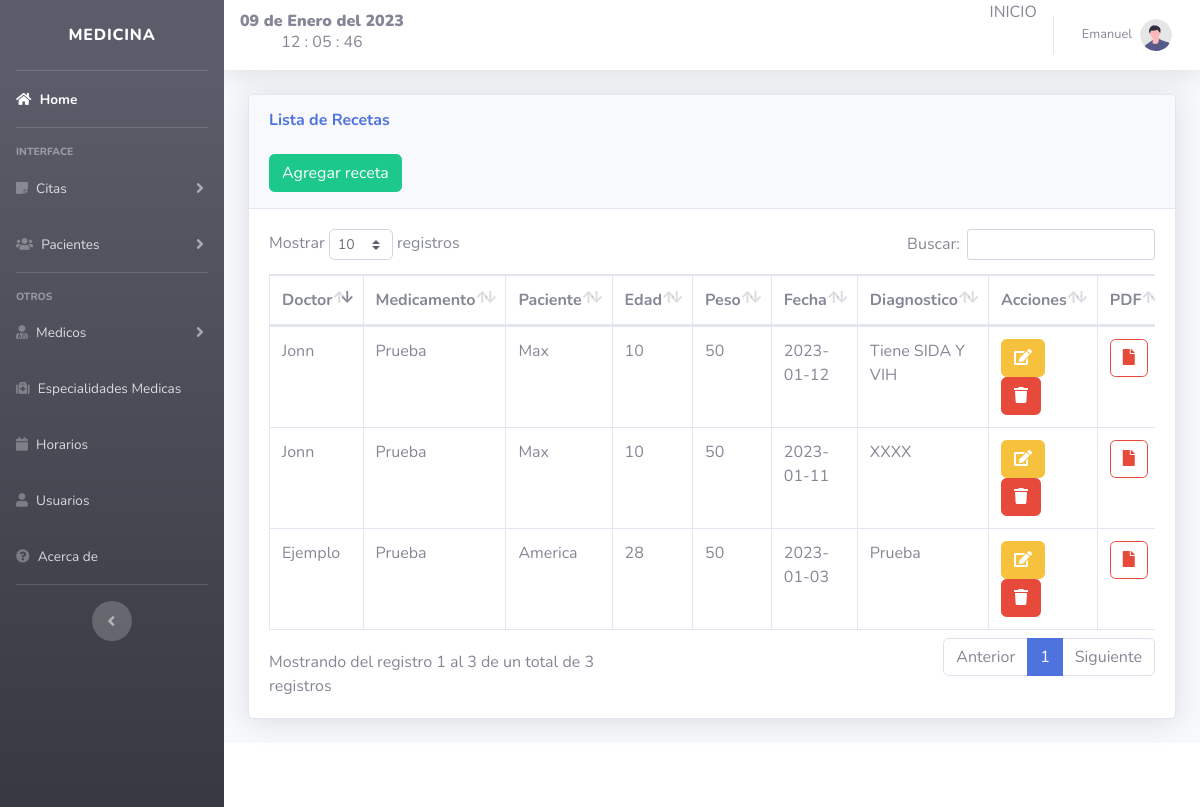
The app's page /views/recetas.php (signed in) with its own data.
### tables this page shows
CREATE TABLE `recetas` (
  `id` int(11) NOT NULL,
  `id_doctor` int(11) NOT NULL,
  `id_medicamento` int(11) NOT NULL,
  `id_paciente` int(11) NOT NULL,
  `fecha` date NOT NULL,
  `diagnostico` varchar(250) NOT NULL
);

CREATE TABLE `doctor` (
  `id` int(11) NOT NULL,
  `cedula` int(50) NOT NULL,
  `name` varchar(50) NOT NULL,
  `apellidos` varchar(150) NOT NULL,
  `correo` varchar(50) NOT NULL DEFAULT 'current_timestamp()',
  `id_horario` int(11) NOT NULL,
  `id_especialidad` int(11) NOT NULL,
  `sexo` varchar(50) NOT NULL,
  `telefono` varchar(50) NOT NULL,
  `direccion` varchar(150) NOT NULL,
  `fecha` date NOT NULL,
  `fecha_registro` timestamp NOT NULL DEFAULT current_timestamp(),
  `id_rol` int(11) NOT NULL
);

CREATE TABLE `medicamentos` (
  `id` int(11) NOT NULL,
  `caducidad` date NOT NULL,
  `medicamento` varchar(50) NOT NULL,
  `marca` varchar(50) NOT NULL,
  `cantidad` int(11) NOT NULL,
  `entrada` date NOT NULL,
  `salida` date NOT NULL
);

CREATE TABLE `pacientes` (
  `id` int(11) NOT NULL,
  `nombre` varchar(50) NOT NULL,
  `apellidos` varchar(150) NOT NULL,
  `correo` varchar(50) NOT NULL,
  `edad` varchar(150) NOT NULL,
  `ocupacion` varchar(150) NOT NULL,
  `sexo` varchar(50) NOT NULL,
  `estado_civil` varchar(150) NOT NULL,
  `peso` varchar(150) NOT NULL,
  `nacimiento` date NOT NULL,
  `familiar` varchar(150) NOT NULL,
  `telefono` varchar(50) NOT NULL,
  `direccion` varchar(150) NOT NULL,
  `enfermedad` varchar(150) NOT NULL,
  `tipo_sangre` varchar(150) NOT NULL,
  `alergias` varchar(150) NOT NULL,
  `curp` varchar(150) NOT NULL,
  `fecha` timestamp NULL DEFAULT current_timestamp(),
  `estado` varchar(50) NOT NULL,
  `id_user` int(11) NOT NULL
);

### views/recetas.php (the view, shortened to what this page needs)
<!DOCTYPE html>
<html lang="en">
<head>
</head>
<?php include "../includes/header.php"; ?>
<body id="page-top">
    <div class="container-fluid">
        <div class="card shadow mb-4">
            <div class="card-header py-3">
                <h6 class="m-0 font-weight-bold text-primary">Lista de Recetas</h6>
                <br>
                <button type="button" class="btn btn-success" data-toggle="modal" data-target="#receta">
                    <span class="glyphicon glyphicon-plus"></span> Agregar receta </a></button>
            </div>
            <div class="card-body">
                <div class="table-responsive">
                    <table class="table table-bordered" id="dataTable" width="100%" cellspacing="0">
                        <thead>
                            <tr>
                                <th>Doctor</th>
                                <th>Medicamento</th>
                                <th>Paciente</th>
                                <th>Edad</th>
                                <th>Peso</th>
                                <th>Fecha</th>
                                <th>Diagnostico</th>
                                <th>Acciones</th>
                                <th>PDF</th>
                            </tr>
                        </thead>
                        <?php
                        include "../includes/db.php";
                        $result = mysqli_query($conexion, "SELECT r.id, r.id_doctor, r.id_medicamento, r.id_paciente, r.fecha, r.diagnostico, d.name, m.medicamento, p.nombre, p.edad, p.peso FROM recetas r
                        INNER JOIN doctor d ON r.id_doctor = d.id INNER JOIN medicamentos m ON r.id_medicamento = m.id INNER JOIN pacientes p
                        ON r.id_paciente = p.id");
                        while ($fila = mysqli_fetch_assoc($result)) :
                        ?>
                            <tr>
                                <td><?php echo $fila['name']; ?></td>
                                <td><?php echo $fila['medicamento']; ?></td>
                                <td><?php echo $fila['nombre']; ?></td>
                                <td><?php echo $fila['edad']; ?></td>
                                <td><?php echo $fila['peso']; ?></td>
                                <td><?php echo $fila['fecha']; ?></td>
                                <td><?php echo $fila['diagnostico']; ?></td>
                                <td>
                                    <a class="btn btn-warning" href="../includes/editar_receta.php?id=<?php echo $fila['id'] ?> ">
                                        <i class="fa fa-edit "></i> </a>
                                    <a href="../includes/eliminar_receta.php?id=<?php echo $fila['id'] ?> " class="btn btn-danger btn-del">
                                        <i class="fa fa-trash "></i></a></button>
                                </td>
                                <td><a href="receta.php?id=<?php echo $fila['id'] ?> " class="btn btn-outline-danger" target="_blank">
                                        <i class="fa fa-file" aria-hidden="true"></i></a></td>
                            </tr>
                        <?php endwhile; ?>
                    </table>
                </div>
            </div>
        </div>
    </div>
    <?php include "../includes/footer.php"; ?>
    <?php include "../includes/form_receta.php"; ?>
</body>
</html>

### records on screen
recetas: id_doctor.name "Ejemplo", id_medicamento.medicamento "Prueba", id_paciente.nombre "America", id_paciente.edad "28", id_paciente.peso "50", fecha "2023-01-03", diagnostico "Prueba"
recetas: id_doctor.name "Jonn", id_medicamento.medicamento "Prueba", id_paciente.nombre "Max", id_paciente.edad "10", id_paciente.peso "50", fecha "2023-01-12", diagnostico "Tiene SIDA Y VIH"
recetas: id_doctor.name "Jonn", id_medicamento.medicamento "Prueba", id_paciente.nombre "Max", id_paciente.edad "10", id_paciente.peso "50", fecha "2023-01-11", diagnostico "XXXX"

### other values on screen
fecha() "09 de Enero del 2023"
$_SESSION['nombre'] "Emanuel"
